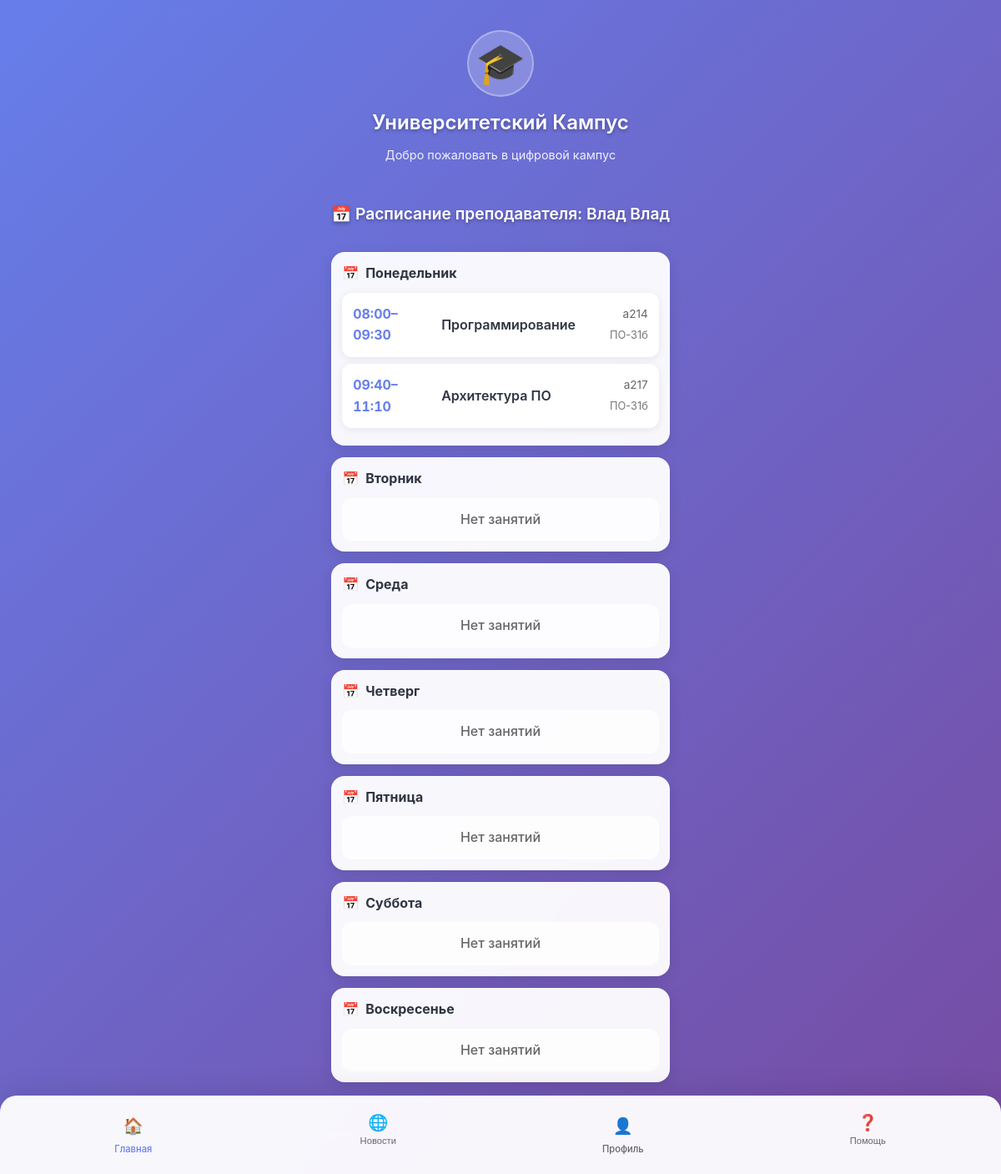
Screenshot of /teacher_schedule/ with the database file from the repository.
### main/models.py (models this page shows, shortened)
class Teacher(models.Model):
    person = models.OneToOneField(Person, on_delete=models.CASCADE, related_name='teacher')
    academic_title = models.CharField(max_length=128, blank=True)
    department = models.CharField(max_length=255, blank=True)
    university = models.ForeignKey('University', on_delete=models.CASCADE, related_name='teachers')

class Person(models.Model):
    user = models.OneToOneField(
        settings.AUTH_USER_MODEL, on_delete=models.SET_NULL, null=True, blank=True,
        related_name='person', help_text="Связь с Django User (если есть)"
    )
    last_name = models.CharField("Фамилия", max_length=128)
    first_name = models.CharField("Имя", max_length=128)
    middle_name = models.CharField("Отчество", max_length=128, blank=True)
    role = models.ForeignKey('Role', related_name='role', on_delete=models.SET_NULL, null=True, blank=True)
    email = models.EmailField(blank=True)
    phone = models.CharField(max_length=32, blank=True)
    vk_user_id = models.CharField(
        "VK/Max user id", max_length=64, blank=True, db_index=True
    )
    class Meta:
        indexes = [models.Index(fields=["vk_user_id"])]

class ScheduleSlot(models.Model):
    WEEKDAY = [
        (1, "Понедельник"),
        (2, "Вторник"),
        (3, "Среда"),
        (4, "Четверг"),
        (5, "Пятница"),
        (6, "Суббота"),
        (7, "Воскресенье"),
    ]
    PARITY = [
        ("all", "Каждую"),
        ("odd", "Нечётные"),
        ("even", "Чётные"),
    ]
    university = models.ForeignKey(
        University, on_delete=models.CASCADE, related_name="schedule_slots", verbose_name="Университет"
    )
    teaching = models.ForeignKey(
        Teaching, on_delete=models.CASCADE, related_name="schedule_slots", verbose_name="Курс (Teaching)"
    )
    groups = models.ManyToManyField(
        StudentGroup, related_name="schedule_slots", blank=True, verbose_name="Группы"
    )
    weekday = models.PositiveSmallIntegerField(choices=WEEKDAY, verbose_name="День недели")
    start_time = models.TimeField(verbose_name="Начало")
    end_time = models.TimeField(verbose_name="Конец")
    week_parity = models.CharField(
        max_length=5, choices=PARITY, default="all", verbose_name="Чётность недели"
    )
    start_date = models.DateField(verbose_name="Дата начала периода")
    end_date = models.DateField(verbose_name="Дата окончания периода")
    building = models.CharField(max_length=64, blank=True, verbose_name="Корпус")
    room = models.CharField(max_length=32, blank=True, verbose_name="Аудитория")
    note = models.CharField(max_length=128, blank=True, verbose_name="Примечание")
    created_at = models.DateTimeField(auto_now_add=True)
    updated_at = models.DateTimeField(auto_now=True)
    class Meta:
        ordering = ["weekday", "start_time"]
        indexes = [
            models.Index(fields=["university", "weekday", "start_time"]),
            models.Index(fields=["start_date", "end_date"]),
        ]
    def applies_on_date(self, date_obj, term_start=None):
        if not (self.start_date <= date_obj <= self.end_date):
            return False
        if self.weekday != date_obj.isoweekday():
            return False
    def effective_for_date(self, date_obj):
        if not self.applies_on_date(date_obj):
            return None

class Teaching(models.Model):
    teacher = models.ForeignKey(Teacher, on_delete=models.CASCADE, related_name='teachings')
    curriculum = models.ForeignKey(Curriculum, on_delete=models.CASCADE, related_name='teachings')
    group = models.ForeignKey(StudentGroup, on_delete=models.SET_NULL, null=True, blank=True, related_name='teachings')
    academic_year = models.CharField(max_length=9)  # учбеный год
    semester_in_year = models.PositiveSmallIntegerField(choices=[(1, "осенний"), (2, "весенний")])
    class Meta:
        unique_together = [("teacher", "curriculum", "group", "academic_year")]
        indexes = [models.Index(fields=["academic_year"])]

class Curriculum(models.Model):
    SEMESTER_CHOICES = [(i, f"{i}") for i in range(1, 13)]
    program = models.ForeignKey(Program, on_delete=models.CASCADE, related_name='curriculum') # название учебной программы
    discipline = models.ForeignKey(Discipline, on_delete=models.PROTECT, related_name='curriculum_items') #дисциплна
    semester = models.PositiveSmallIntegerField(choices=SEMESTER_CHOICES) #семестр, в котором изучается программа
    hours = models.PositiveSmallIntegerField(default=0) # количество часов
    control_form = models.CharField(
        max_length=32,
        choices=[("exam", "Экзамен"), ("test", "Зачет"), ("diff_test", "Дифф. зачет")],
        default="exam"
    ) # форма оценивания
    class Meta:
        unique_together = [("program", "discipline", "semester")]

class Discipline(models.Model):
    code = models.CharField(max_length=32, blank=True)
    title = models.CharField(max_length=256)
    ects = models.DecimalField(max_digits=4, decimal_places=1, null=True, blank=True)
    class Meta:
        unique_together = [("code", "title")]

class StudentGroup(models.Model):
    university = models.ForeignKey('University', on_delete=models.CASCADE, related_name='groups', null=True)
    program = models.ForeignKey('Program', on_delete=models.PROTECT, related_name='groups') # программа обучения
    name = models.CharField(max_length=64)  # ПО-51
    admission_year = models.PositiveSmallIntegerField()  # год начала учебы
    curator = models.ForeignKey(
        Teacher, on_delete=models.SET_NULL, null=True, blank=True, related_name='curating_groups'
    )
    class Meta:
        unique_together = [("program", "name")]
        indexes = [models.Index(fields=["admission_year"])]
    def __str__(self):
        return self.name

### main/views/teacher.py (the view)
# urls.py: path('teacher_schedule/', views.teacher_schedule_view, name='teacher_schedule_view'),
def teacher_schedule_view(request):
    person = Person.objects.filter(pk=2).first()
    teacher = getattr(person, "teacher", None) if person else None
    if not teacher:
        return HttpResponseForbidden("Доступно только для преподавателя")
    today = timezone.localdate()
    slots = (
        ScheduleSlot.objects
        .filter(university_id=teacher.university_id)
        .filter(teaching__teacher_id=teacher.id)
        .select_related(
            "teaching",
            "teaching__curriculum",
            "teaching__curriculum__discipline",
            "teaching__teacher",
            "teaching__teacher__person",
        )
        .prefetch_related("groups", "exceptions")
        .distinct()
        .order_by("weekday", "start_time")
    )
    week = {i: [] for i in range(1, 8)}  # 1..7
    for slot in slots:
        week[slot.weekday].append({
            "slot": slot,
            "today_effective": slot.effective_for_date(today),
        })
    context = {
        "teacher": teacher,
        "week": week,
        "today": today,
    }
    return render(request, "main/schedule/teacher_schedule.html", context)

### main/templatetags/weekdays.py (called while the page is built)
@register.filter
def weekday_name(value):
    return WEEKDAY_NAMES.get(value, "")

### main/templates/main/schedule/teacher_schedule.html (shortened to what this page needs)
{% extends 'main/index.html' %}
{% load static %}
{% load weekdays %}
{% block extra_styles %}
    <link rel="stylesheet" href="{% static 'css/student_schedule.css' %}">
{% endblock %}
{% block content %}
    <section class="schedule-section">
        <h2 class="section-title">📅 Расписание
            преподавателя: {{ teacher.person.last_name }} {{ teacher.person.first_name }}</h2>
        {% for weekday, slots in week.items %}
            <div class="schedule-day">
                <h3 class="day-title">{{ weekday|weekday_name }}</h3>
                {% if slots %}
                    {% for s in slots %}
                        {% with slot=s.slot eff=s.today_effective %}
                            <div class="schedule-card{% if eff and eff.0 %} is-cancelled{% endif %}">
                                <div class="schedule-time">
                                    {% if eff %}
                                        {{ eff.1 }}–{{ eff.2 }}
                                    {% else %}
                                        {{ slot.start_time | date:"H:i"  }}–{{ slot.end_time | date:"H:i" }}
                                    {% endif %}
                                </div>
                                <div class="schedule-subject">
                                    {{ slot.teaching.curriculum.discipline.title }}
                                </div>
                                <div class="schedule-meta">
                                    {% if eff %}
                                        {{ eff.3 }} {{ eff.4 }}{% if eff.5 %} · {{ eff.5 }}{% endif %}
                                    {% else %}
                                        {{ slot.building }} {{ slot.room }}
                                    {% endif %}
                                    {% with gs=slot.groups.all %}
                                        {% if gs %}
                                            <div style="font-size:.8rem; color:#777; margin-top:4px;">
                                                {{ gs|join:", " }}
                                            </div>
                                        {% endif %}
                                    {% endwith %}
                                </div>
                            </div>
                        {% endwith %}
                    {% endfor %}
                {% else %}
                    <div class="schedule-empty">Нет занятий</div>
                {% endif %}
            </div>
        {% endfor %}
    </section>
{% endblock %}

### main/static/css/styles.css (style rules this page uses)
* { margin: 0; padding: 0; box-sizing: border-box; -webkit-tap-highlight-color: transparent; }
html, body { height: 100%; }
body { font-family: -apple-system, BlinkMacSystemFont, 'Segoe UI', Roboto, Oxygen, Ubuntu, sans-serif; background: linear-gradient(135deg, #667eea 0%, #764ba2 100%); color: #333; line-height: 1.6; min-height: 100vh; padding: env(safe-area-inset-top) env(safe-area-inset-right) env(safe-area-inset-bottom) env(safe-area-inset-left); display: flex; flex-direction: column; background-attachment: fixed; }
.section-title { color: white; font-size: 1.2rem; font-weight: 600; margin-bottom: 16px; text-shadow: 0 2px 4px rgba(0, 0, 0, 0.3); }

### main/static/css/student_schedule.css (style rules this page uses)
.schedule-section { display: flex; flex-direction: column; gap: 14px; }
.schedule-day { background: rgba(255, 255, 255, 0.95); border-radius: 16px; padding: 12px; box-shadow: 0 4px 16px rgba(0,0,0,0.1); backdrop-filter: blur(10px); border: 1px solid rgba(255,255,255,0.2); }
.day-title { color: #2f3542; font-size: 1rem; font-weight: 700; margin-bottom: 10px; display: flex; align-items: center; gap: 8px; }
.day-title::before { content: "📅"; font-size: 1rem; }
.schedule-card { display: grid; grid-template-columns: 96px 1fr auto; gap: 10px; align-items: center; background: rgba(255, 255, 255, 0.95); border-radius: 12px; padding: 12px; margin-bottom: 8px; box-shadow: 0 2px 10px rgba(0,0,0,0.08); border: 1px solid rgba(255,255,255,0.2); }
.schedule-time { font-variant-numeric: tabular-nums; font-weight: 700; color: #667eea; }
.schedule-subject { font-weight: 600; color: #2f3542; }
.schedule-meta { font-size: 0.85rem; color: #666; text-align: right; }
.schedule-empty { background: rgba(255, 255, 255, 0.75); border: 1px solid rgba(255, 255, 255, 0.25); border-radius: 12px; padding: 12px; text-align: center; color: #666; font-weight: 500; }

### rows the page displays
Teacher: person.last_name "Влад", person.first_name "Влад"
ScheduleSlot: slot.start_time "08:00", slot.end_time "09:30", slot.teaching.curriculum.discipline "Программирование", slot.room "а214"
StudentGroup: name "ПО-31б"
ScheduleSlot: slot.start_time "09:40", slot.end_time "11:10", slot.teaching.curriculum.discipline "Архитектура ПО", slot.room "a217"

### other values shown
{{ weekday|weekday_name }} "Понедельник" "Вторник" "Среда" "Четверг" "Пятница" "Суббота" "Воскресенье"
